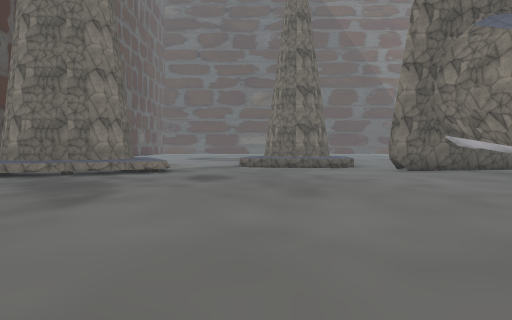
view 1 (above)

24 first-person views from a walk through a 3-D level made in the Unity game engine. The camera is 1.5 m above the floor, tilts 2° down and sees 70° across. The floor is counted in squares, 2 m on a side. Each view is taken from the middle of a square. On the plan, view 1 faces up. The plan holds only what a view shows up to about 11 squares ahead; the rest is blank. The place goes on beyond the plan. Some animated figures are left out. Some surface patterns are stand-ins.

view 2
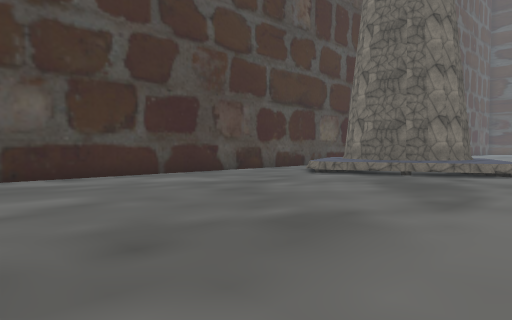

view 3
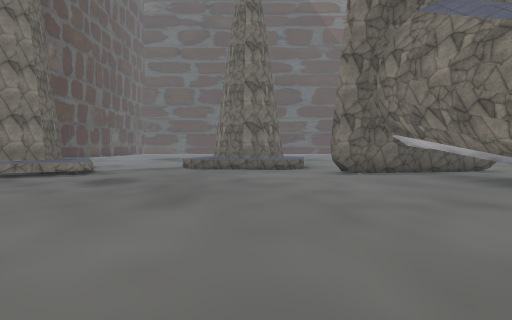

view 4
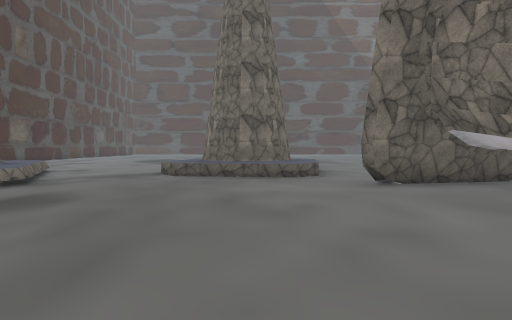

view 5
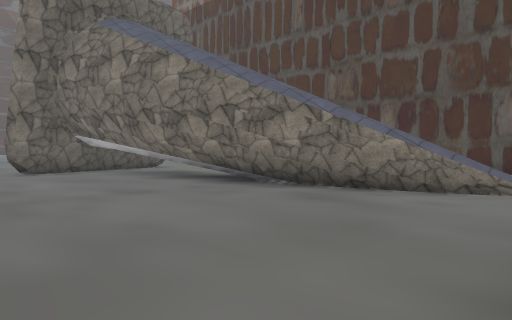

view 6
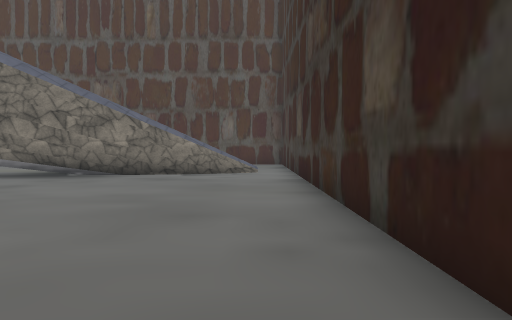

view 7
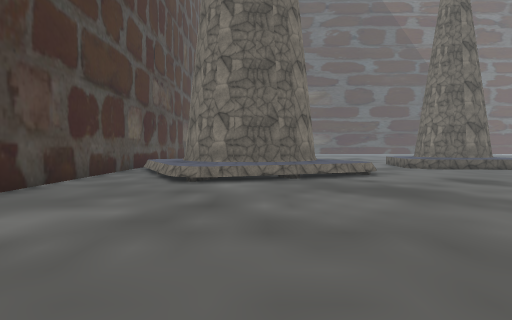

view 8
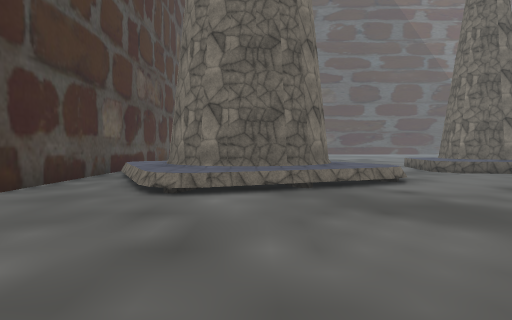

view 9
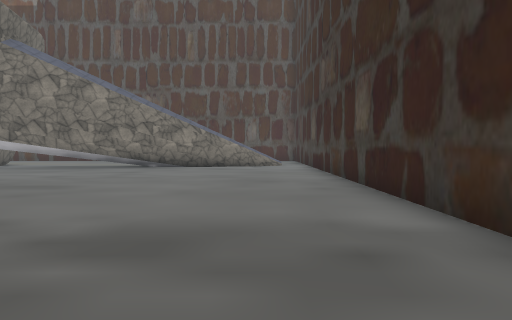

view 10
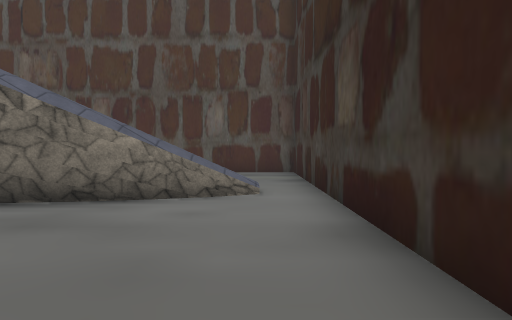

view 11
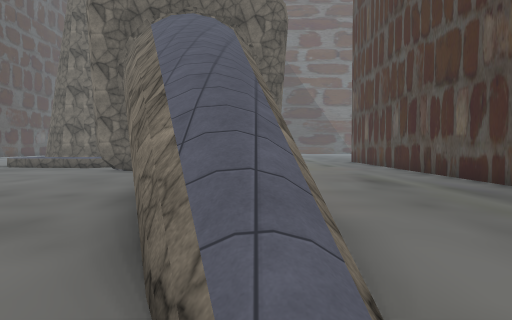

view 12
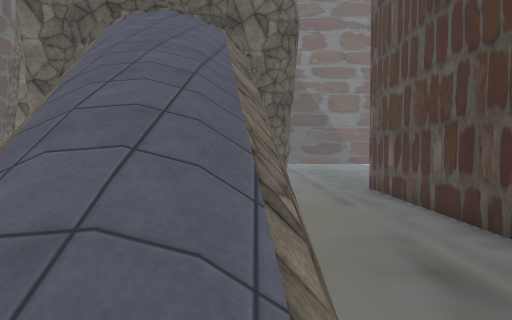

view 13
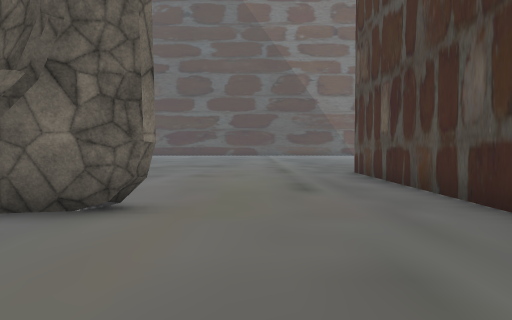

view 14
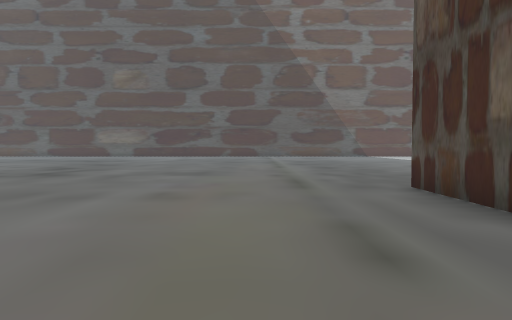

view 15
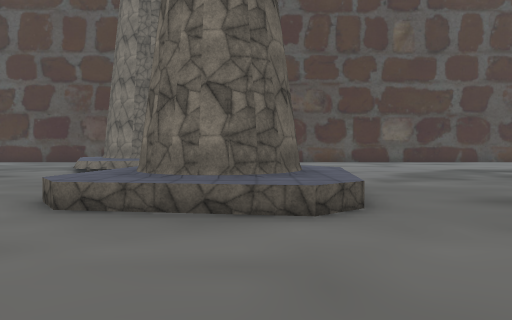

view 16
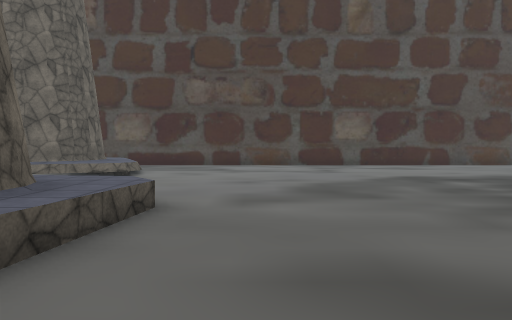

view 17
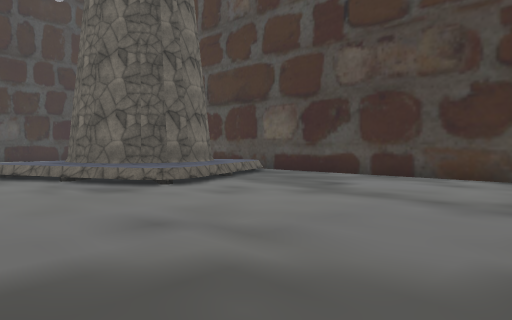

view 18
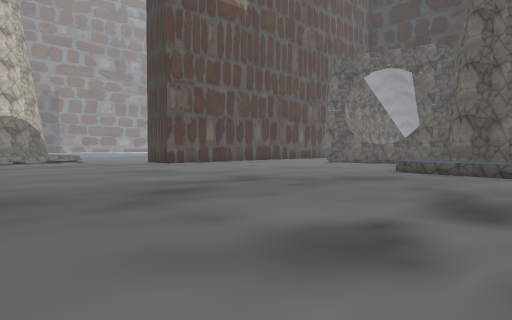

view 19
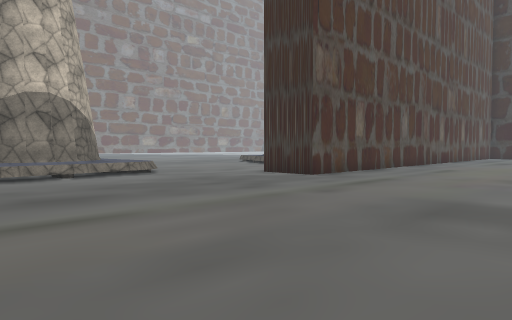

view 20
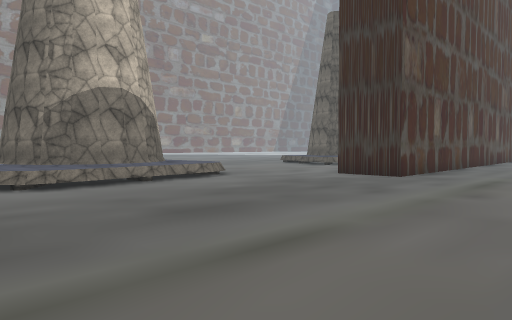

view 21
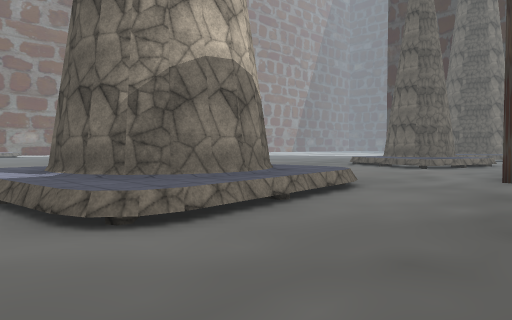

view 22
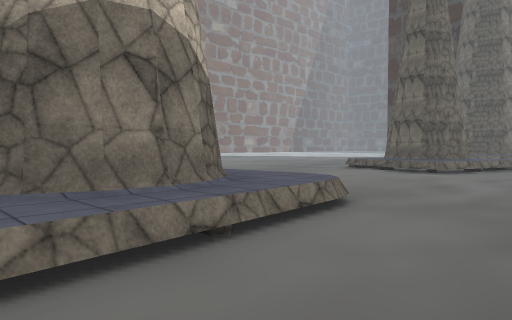

view 23
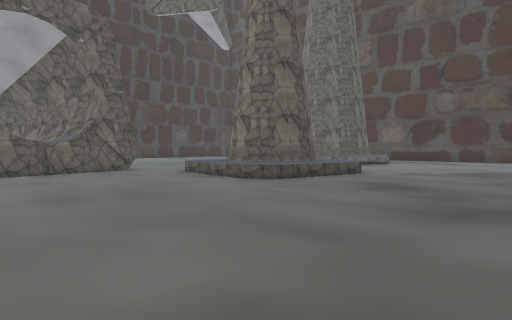

view 24
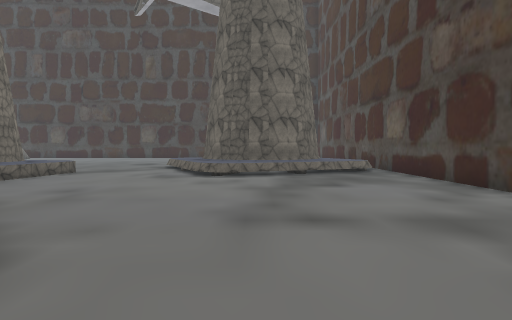

### Floor plan
Key: @ floor where view 1 was taken; # wall or solid block; x gap in a wall; . main floor; : floor 7.5 m higher than the main floor; / step, stairs or slope; = window, fence, low wall or low ledge; ^ raised ledge.
Columns run from 10 left of view 1 to 21 right of it. Each row starts with its distance up from view 1.
 28          . ..       . ... ..
 27           ......... ........^^^^
 26     ..   ...................^^^#
 25     .... ...................^#
 24     ........................#.
 23   ..........................^#
 22   ..........................^^^
 21  ..............................
 20 ..............................
 19 ........................##....
 18 ........................# .....
 17 ..........^^^^^.........# ......
 16 ..........^###^.........# ......
 15 ...^^^....^###..........#  ..^.
 14 .^^#^^^...^^#^..........#  ..^
 13 .^   #^......^..........#  .^
 12 .^^  .^^.......#####....#
 11 ..^#.#^^.......#.##.....#
 10 ..^^^^^..........# .....#
  9 ...^.............x: ....#
  8 .................#= ....#
  7 .................#= ....#
  6 .................## ....
  5 ..................# ....
  4 ..................#/... #
  3 ..................#/..  #
  2 .................../..  #
  1  ................../....#
  0       ....@.............#
 -1        ##################

Positions as (right, up) in squares from view 1, and headings:
1: (0, 0), facing up
2: (-1, 0), facing up-left
3: (2, 1), facing up
4: (2, 4), facing up
5: (2, 0), facing up-right
6: (-2, 1), facing right
7: (-6, 1), facing up
8: (-6, 3), facing up
9: (-6, 2), facing right
10: (3, 1), facing right
11: (9, 0), facing up
12: (9, 3), facing up
13: (11, 8), facing up
14: (11, 12), facing up
15: (8, 16), facing left
16: (5, 19), facing left
17: (-1, 22), facing down-left
18: (-1, 28), facing down-right
19: (8, 27), facing down-right
20: (10, 28), facing down-right
21: (14, 28), facing down-right
22: (15, 26), facing down-right
23: (10, 23), facing down-left
24: (-6, 25), facing down
